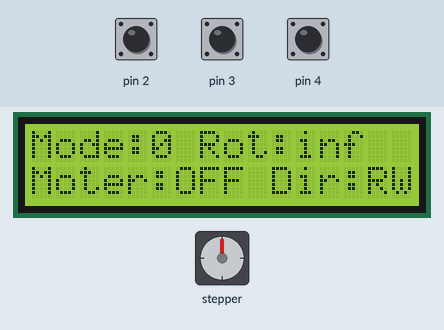
This sketch was run on a simulated Arduino Nano, built with avr-gcc and run on an emulated ATmega328P. On the bench: stepper motor, 16×2 character LCD. Wiring (from diagram.json): stepper motor driver (200 steps per turn assumed): step pin 9; direction pin 8. Inputs (shaded band) come from the test bench; at power-on: pin 4 HIGH, pin 2 HIGH, pin 3 HIGH.

Above: at 1.2 s.
1.3 s: pin 4 pulled LOW for 0.15 s
At 1.49 s:
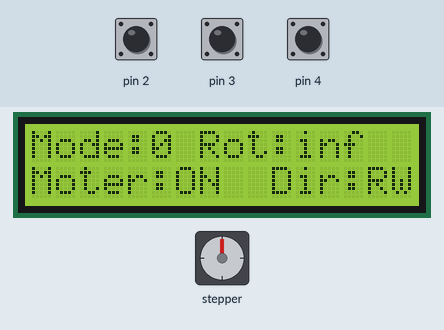
At 2.1 s:
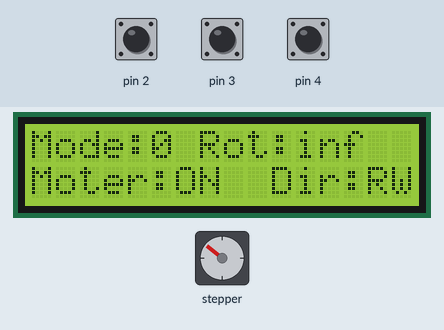
3.7 s: pin 2 pulled LOW for 3.2 s
8.4 s: pin 3 pulled LOW for 0.15 s
10.1 s: pin 2 pulled LOW for 0.15 s
11.8 s: pin 4 pulled LOW for 1 s
At 12.3 s:
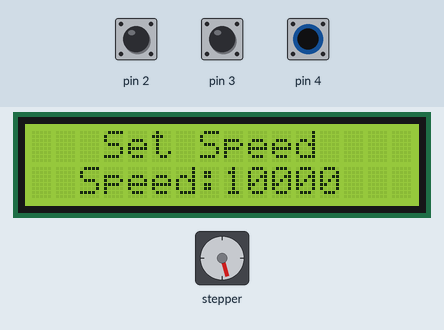
At 12.93 s:
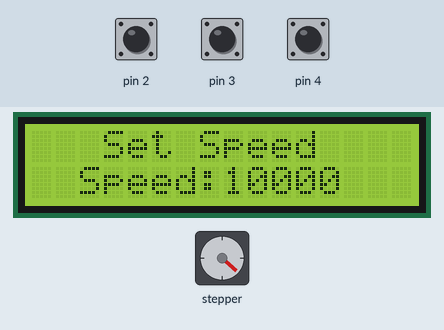
14.5 s: pin 3 pulled LOW for 1 s
Timing chart, 0 to 18.0 s (numbered marks = the images above; inputs shaded):
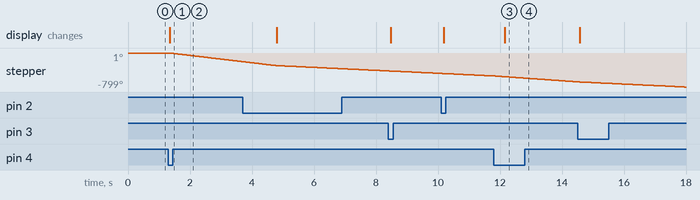

Measured:
- after the input at 1.3 s, stepper: keeps turning counter-clockwise at about 87°/s, starting after 0.06 s; the display: changes after 0.05 s (image 1)
- after the input at 11.8 s, the display: changes after 0.35 s (image 3)

The sketch:

stepercontroller.ino
```cpp
#include <EEPROM.h>
#include <LiquidCrystal_I2C.h>
LiquidCrystal_I2C lcd(0x27, 16, 2);
int m_dly,m_rot,mode,m,sm,m_speed;
long sys_dly,rot;
bool st,m_st,m_dir,dis;
void setup() {
  lcd.begin(16,2);
  lcd.backlight();

  pinMode(2, INPUT_PULLUP);
  pinMode(3, INPUT_PULLUP);
  pinMode(4, INPUT_PULLUP);
  pinMode(8,OUTPUT);
  pinMode(9,OUTPUT);
  mode=EEPROM.read(0);
  if(mode>2)mode=0;
  m_speed =EEPROM.read(1);
  m_speed =m_speed+EEPROM.read(2)*100;
   m_speed =m_speed+EEPROM.read(3)*10000;
  if(m_speed>10000)m_speed=10;

   m_rot =EEPROM.read(4);
  m_rot =m_rot+EEPROM.read(5)*100;
   m_rot =m_rot+EEPROM.read(6)*10000;
  if(m_rot>10000)m_rot=0;
}

void loop() {
rot=m_rot*200;
 if (digitalRead(2)&digitalRead(3)&digitalRead(4))st=m_dly = 0;
if (!digitalRead(2)&!st){
if(m>0&m<4)sm++;
m_dly++;
  if(m_dly>50){
    m_dly=0;
    m=1;
    st=1;
    }
if(m>0)st=1;


if(m==4)m=0;
if(sm>1&m==1){sm=0;
EEPROM.update(0, mode);
}
if(sm>3&m==2){sm=0;
EEPROM.update(1, m_speed%100);
EEPROM.update(2, (m_speed/100)%100);
EEPROM.update(3, (m_speed/10000)%100);
}
if(sm>3&m==3){sm=0;
EEPROM.update(4, m_rot%100);
EEPROM.update(5, (m_rot/100)%100);
EEPROM.update(6, (m_rot/10000)%100);
}

  }
if (!digitalRead(3)&!st){
st=1;
if(m==0)dis=1;
  if(m==0){
    m_dir=!m_dir;
    }
    if(m!=0){
     if(sm==0)m++;
  if(m==1&sm==1)mode++;
  if(mode>2)mode=0;

  if(m==2&sm==1)m_speed =m_speed +10;
  if(m==2&sm==2)m_speed =m_speed +100;
  if(m==2&sm==3)m_speed =m_speed +1000;
  if(m_speed>10000)m_speed=10;
  if(m==3&sm==1)m_rot =m_rot +1;
  if(m==3&sm==2)m_rot =m_rot +10;
  if(m==3&sm==3)m_rot =m_rot +100;
  if(m==3&sm==4)m_rot =m_rot +1000;
  if(m_rot>10000)m_rot=1;
    if(m>4)m=1;}

  }
 if (!digitalRead(4)&!st){
st=1;
if(m==0)dis=1;
  if(m==0){
    m_st=!m_st;
    sys_dly=0;
    }
    if(m!=0){
      if(sm==0)m--;
    if(m==1&sm==1)mode--;
  if(mode<0)mode=3;

  if(m==2&sm==1)m_speed =m_speed -10;
  if(m==2&sm==2)m_speed =m_speed -100;
  if(m==2&sm==3)m_speed =m_speed -1000;
  if(m_speed<10)m_speed=10000;
if(m==3&sm==1)m_rot =m_rot -1;
  if(m==3&sm==2)m_rot =m_rot -10;
  if(m==3&sm==3)m_rot =m_rot -100;
  if(m==3&sm==4)m_rot =m_rot -1000;
  if(m_rot<0)m_rot=10000;

    if(m<1)m=4;}
  }

if((m==0&!m_st)|dis){
  dis=0;
  lcd.setCursor(0, 0);
   lcd.print("Mode:");
   lcd.print(mode);
   lcd.print(" Rot:");
   if(m_rot<1|mode==0)lcd.print("inf");
   else lcd.print(m_rot);
   lcd.print("    ");
   lcd.setCursor(0, 1);
   lcd.print("Moter:");
  if(m_st)lcd.print("ON ");
  else lcd.print("OFF");
  lcd.print(" Dir:");
  if(m_dir)lcd.print("FW");
  else lcd.print("RW");
  digitalWrite(8,0);
  }
//------------------------------------
if(m_st){
if(mode==0){
digitalWrite(8,m_dir);
digitalWrite(9,0);
delayMicroseconds(10400-m_speed);
digitalWrite(9,1);
delayMicroseconds(10400-m_speed);}
if(mode>0&sys_dly<rot){
  sys_dly++;
digitalWrite(8,m_dir);
digitalWrite(9,0);
delayMicroseconds(10400-m_speed);
digitalWrite(9,1);
delayMicroseconds(10400-m_speed);
}else if(mode==1) m_st=0;
else if(mode==2) {m_st=0;m_dir=!m_dir; }

}

//--------------------
if(m==1){
  lcd.setCursor(0, 0);
   lcd.print("    Set Mode    ");
   lcd.setCursor(0, 1);
   if(sm==0) lcd.print("[--------------]");
  else{ lcd.print("     Mode:");
   lcd.print(mode);
   lcd.print("     ");}

}
if(m==2){
  lcd.setCursor(0, 0);
   lcd.print("   Set Speed    ");
   lcd.setCursor(0, 1);
   if(sm==0) lcd.print("[--------------]");
  else{ lcd.print("  Speed:");
   lcd.print(m_speed);
   lcd.print("      ");}}
if(m==3){
  lcd.setCursor(0, 0);
   lcd.print(" Set Rotations  ");
   lcd.setCursor(0, 1);
   if(sm==0) lcd.print("[--------------]");
  else{ lcd.print("   Rot:");
   lcd.print(m_rot);
   lcd.print("       ");}
}
if(m==4){
  lcd.setCursor(0, 0);
   lcd.print("      Exit      ");
   lcd.setCursor(0, 1);
  lcd.print("XXXXXXXXXXXXXXXX");
  }
}
```
